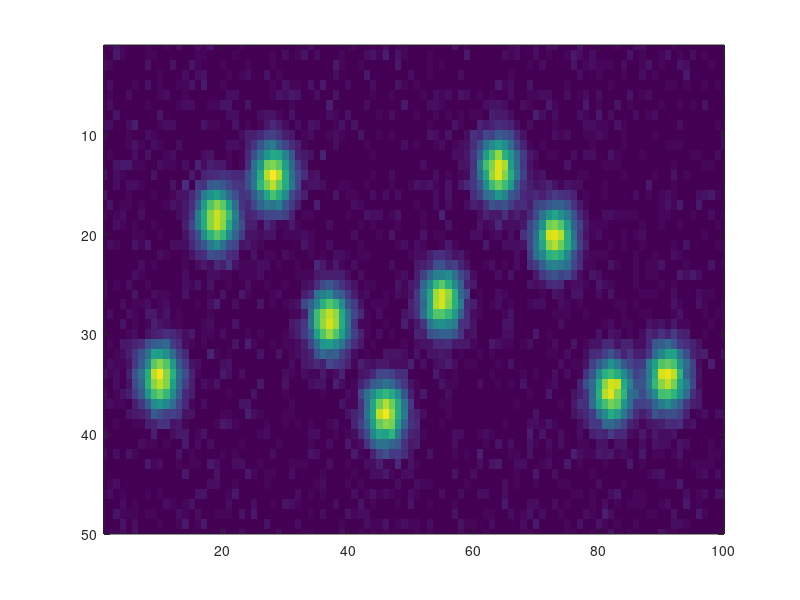

Write MATLAB code to recreate this figure. (Note: this script raises an error after producing the figure.)
%%% Script for creating synthetic, 2D mixture-of-Gaussians data

%% Parameters 

% File to write to
OUT_FPATH = '/Users/cmcgrory/paninski_lab/worm/data/gmm_data_2d.mat';

% Image size 
IMG_SIZE = [100, 50];

% Image size limits
IMG_XLIM = [1, 100];
IMG_YLIM = [1, 50];

% Number of samples
T = 20;

% Sample rate (Hz)
SMP_RATE = 4;

% Number of mixture components
K = 10;

% Number of 'cycles' spanning worm
N_CYCLES = 2;

% Frequency of worm movement (Hz)
FREQ = 0.5;

% Amplitude of worm movement (image units)
AMP = 12.5;

% Scale of isotropic covariance matrix for GMM
COV_SCL = 5.0;

% Flag for whether or not to add noise
ADD_NOISE = true;

% Noise level (stddev of Gaussian noise)
NOISE_STD = 1e-4;


%% Create time series of mean positions

% X-values of means are equally spaced; don't change in time
means_x = linspace(IMG_XLIM(1), IMG_XLIM(2), K + 2);
means_x = means_x(2:K+1);
means_x = repmat(means_x, [T, 1]);

% Y-values of means oscillate in time
phases = linspace(0, N_CYCLES * 2 * pi, K);
offset = IMG_YLIM(1) + (IMG_YLIM(2) - IMG_YLIM(1)) / 2;
rads = (2 * pi * FREQ / SMP_RATE) * (0:(T-1));
means_y = offset + AMP * sin(rads' + phases);

%% Plot motion of means in real-time
% 
% for t = 1:T
%     
%     scatter(means_x(t, :), means_y(t, :));
%     xlim(IMG_XLIM);
%     ylim(IMG_YLIM);
%     
%     pause(1 / SMP_RATE);
%     
% end

%% Create series of GMM densities using mean poositions

% Covariance matrix is isotropic, with scale determined by parameter
sigma = COV_SCL * eye(2);

% Create grid for evaluating densities on
xs = linspace(IMG_XLIM(1), IMG_XLIM(2), IMG_SIZE(1));
ys = linspace(IMG_YLIM(1), IMG_YLIM(2), IMG_SIZE(2));
[yg, xg] = meshgrid(ys, xs);
grid = [xg(:), yg(:)];

data = zeros(IMG_SIZE(1), IMG_SIZE(2), T);
for t = 1:T
    
    % Collect means for time t into vector
    mu = [means_x(t, :)', means_y(t, :)'];
    
    % Create GM distribution with equal mixing proportions
    gm = gmdistribution(mu, sigma);
    
    pdf_vals = pdf(gm, grid);
    data(:, :, t) = reshape(pdf_vals, IMG_SIZE);
end

%% If flag is set, add noise to data

if ADD_NOISE 
    for t = 1:T
        
        % Add Gaussian noise to image
        img_nn = data(:, :, t) + NOISE_STD * randn(IMG_SIZE);
        
        % Set all negative pixel values to zero (data must be non-negative)
        img_nn(img_nn < 0) = 0;
        
        % Normalize image to make it valid distribution
        data(:, :, t) = img_nn ./ sum(img_nn(:));
    end
end
   
%% Plot dataset

for t = 1:T
    
    imagesc(data(:, :, t)');
    xlim(IMG_XLIM);
    ylim(IMG_YLIM);
    
    pause(1 / SMP_RATE);
    
end

%% Write data to file

save(OUT_FPATH, 'means_x', 'means_y', 'data');